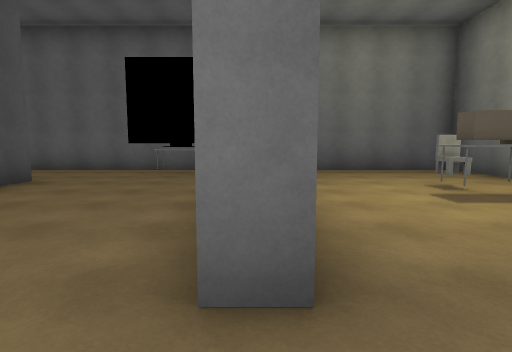
view 1 (above)

24 first-person views from a walk through a scene from a Unity 3-D project. The camera is 1.4 m above the floor, tilts 6° down and sees 80° across. The floor is counted in squares, 2 m on a side. Each view is taken from the middle of a square. On the plan, view 1 faces up. The plan holds only what a view shows up to about 10 squares ahead; the rest is blank. The place goes on beyond the plan. The player is left out. Some surface patterns are stand-ins.

view 2
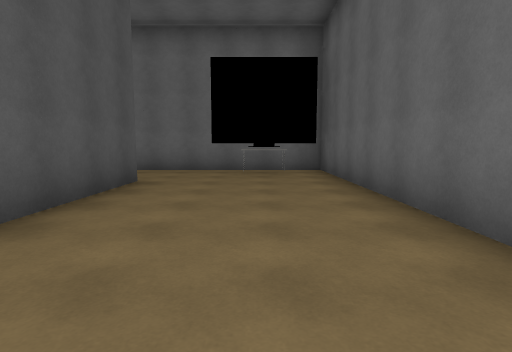

view 3
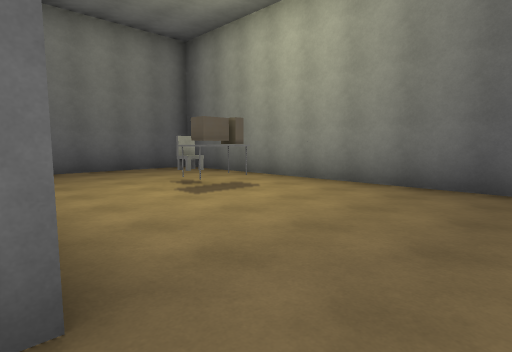

view 4
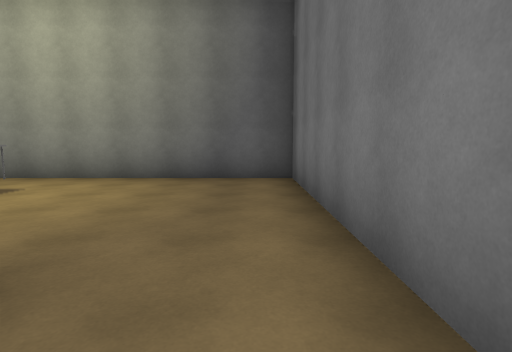

view 5
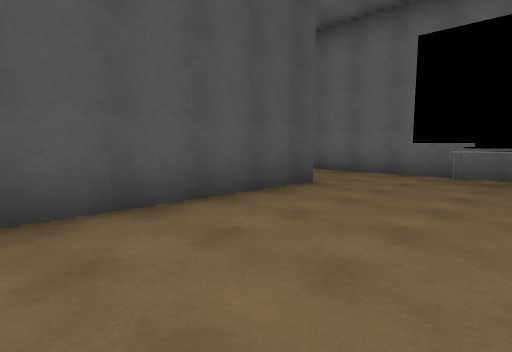

view 6
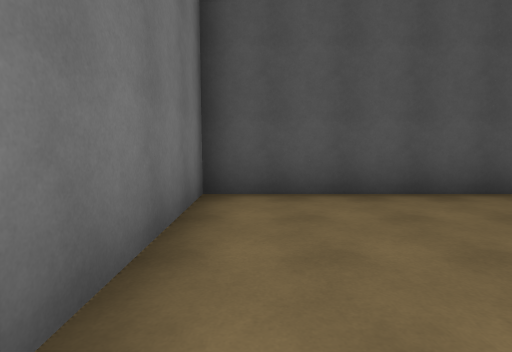

view 7
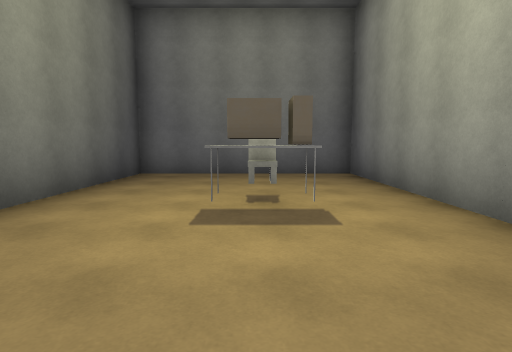

view 8
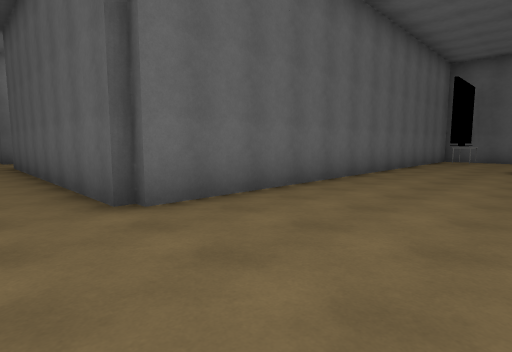

view 9
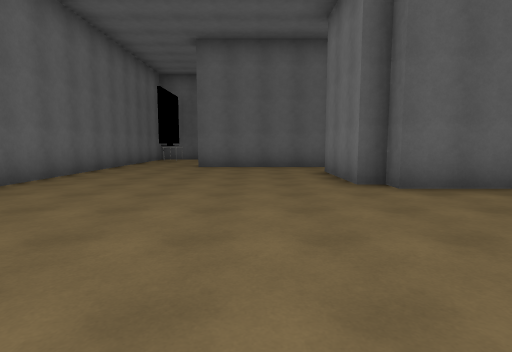

view 10
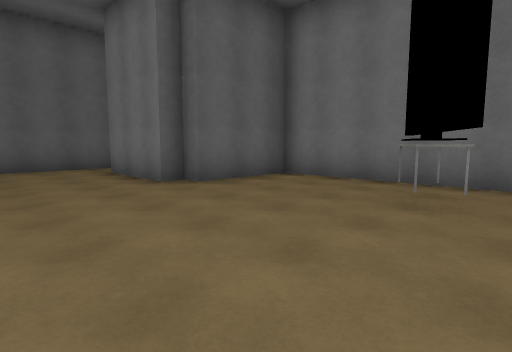

view 11
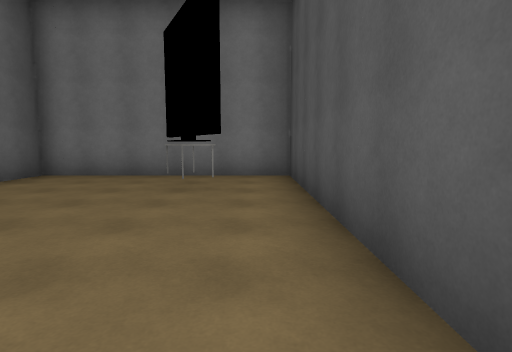

view 12
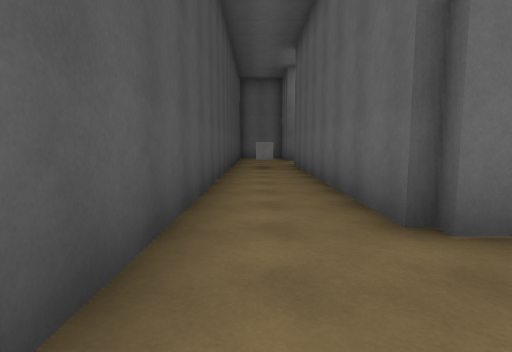

view 13
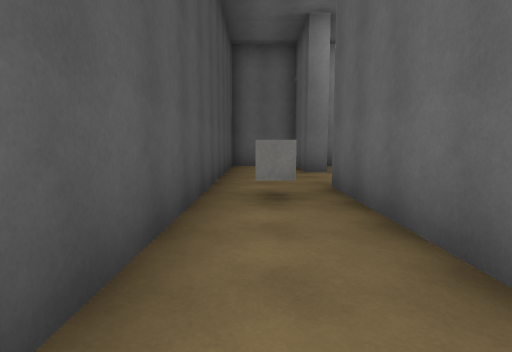

view 14
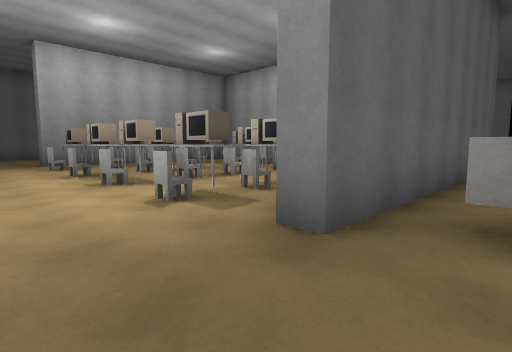

view 15
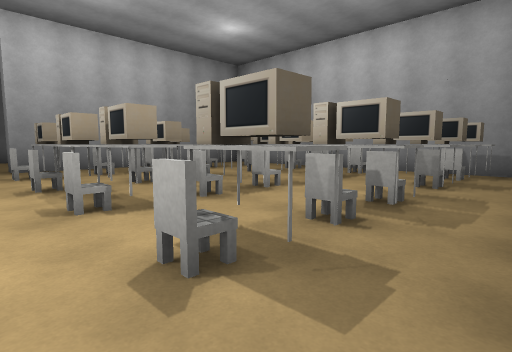

view 16
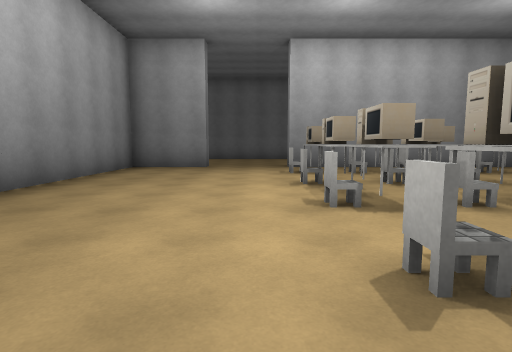

view 17
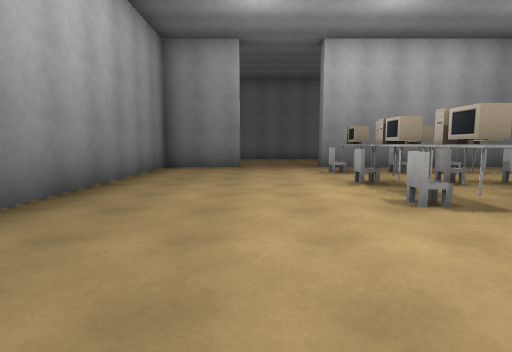

view 18
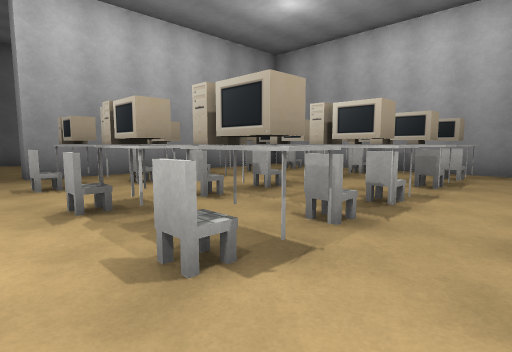

view 19
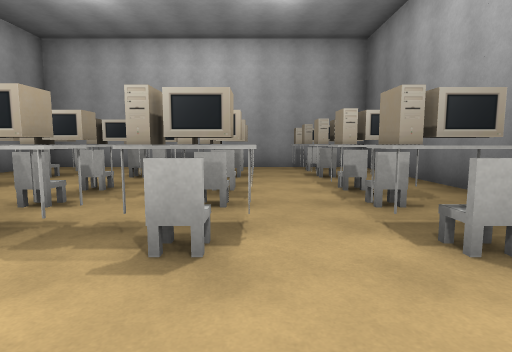

view 20
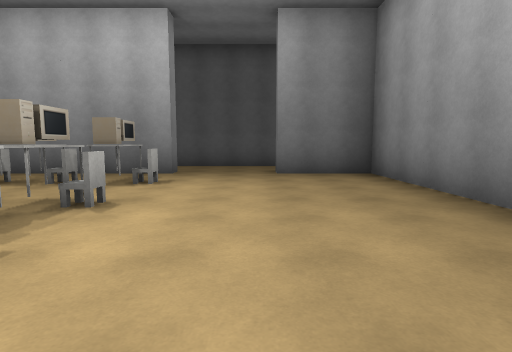

view 21
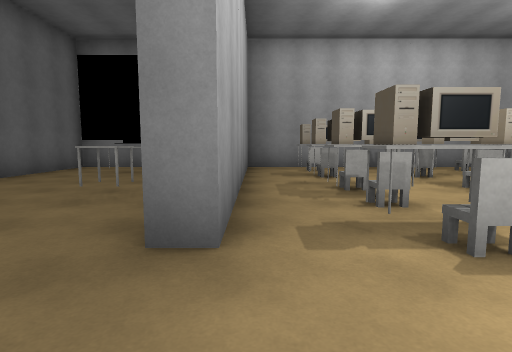

view 22
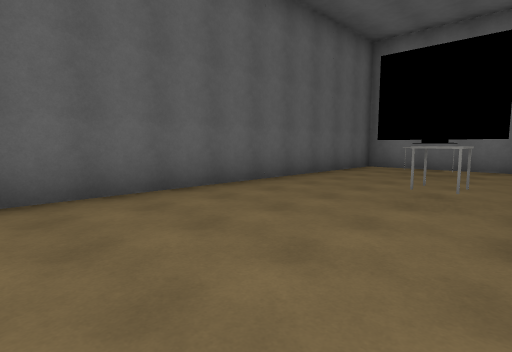

view 23
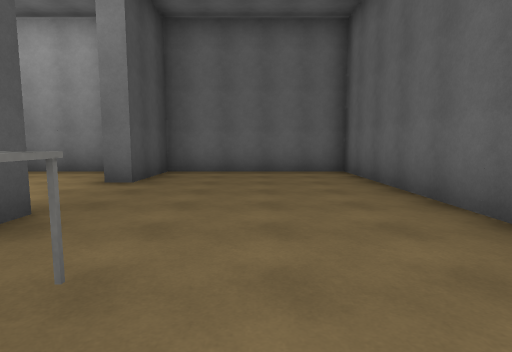

view 24
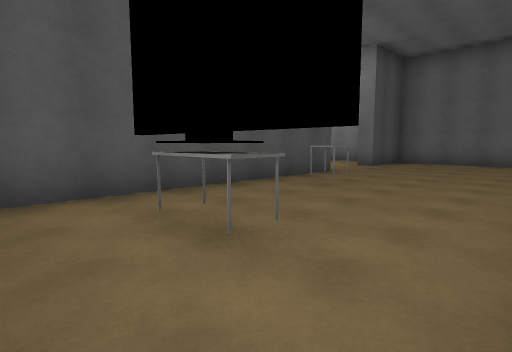

### Floor plan
Ten units are one square. View 1 is at (0, 0); x grows to the right and y downward. Boxes are objects, and circles mark ways between rooms. Rooms are numbered by the first view taken in them; rooms with no view inside come last. Other rooms are left out.
<svg viewBox="-152 -212 210 225">
<path fill="none" stroke="#000" d="M-2 -20 -2 -82 -45 -82M-42 -59 -42 8 5 8M4 -12 -2 -12M5 8 53 8 53 -82 3 -82 3 -41M-147 -52 -147 8 -93 8 -93 -17 -88 -17 -88 -22 -63 -22M-45 -82 -127 -82 -127 -160 -123 -160M-48 -26 -48 -58M-123 -185 -127 -185 -127 -204M-128 -207 -147 -207 -147 -68M-123 -160 -123 -87 -28 -87 -28 -160 -22 -160M-22 -185 -28 -185 -28 -207 -123 -207 -123 -185M-22 -160 -22 -92M-4 -107 4 -107M22 -104 22 -207 -22 -207 -22 -185M-13 -87 22 -87 22 -104"/>
<rect x="-25" y="-75" width="20" height="10" fill="#bbb"><title>other object</title></rect>
<rect x="25" y="-45" width="10" height="10" fill="#bbb"><title>other object</title></rect>
<rect x="25" y="-55" width="10" height="10" fill="#bbb"><title>chair</title></rect>
<rect x="-145" y="-155" width="10" height="10" fill="#bbb"><title>cube</title></rect>
<rect x="-135" y="-25" width="20" height="30" fill="#bbb"><title>TV</title></rect>
<rect x="-115" y="-95" width="10" height="10" fill="#bbb"><title>other object</title></rect>
<rect x="-115" y="-105" width="20" height="10" fill="#bbb"><title>chair</title></rect>
<rect x="-115" y="-115" width="20" height="10" fill="#bbb"><title>other object</title></rect>
<rect x="-115" y="-125" width="20" height="10" fill="#bbb"><title>chair</title></rect>
<rect x="-115" y="-145" width="20" height="10" fill="#bbb"><title>other object</title></rect>
<rect x="-115" y="-155" width="20" height="10" fill="#bbb"><title>chair</title></rect>
<rect x="-105" y="-135" width="10" height="10" fill="#bbb"><title>chair</title></rect>
<rect x="-105" y="-165" width="10" height="10" fill="#bbb"><title>chair</title></rect>
<rect x="-95" y="-105" width="20" height="10" fill="#bbb"><title>chair</title></rect>
<rect x="-95" y="-115" width="20" height="10" fill="#bbb"><title>other object</title></rect>
<rect x="-95" y="-125" width="20" height="10" fill="#bbb"><title>chair</title></rect>
<rect x="-95" y="-145" width="20" height="10" fill="#bbb"><title>other object</title></rect>
<rect x="-95" y="-155" width="20" height="10" fill="#bbb"><title>chair</title></rect>
<rect x="-85" y="-135" width="10" height="10" fill="#bbb"><title>chair</title></rect>
<rect x="-85" y="-165" width="10" height="10" fill="#bbb"><title>chair</title></rect>
<rect x="-75" y="-105" width="20" height="20" fill="#bbb"><title>other object</title></rect>
<rect x="-75" y="-105" width="10" height="10" fill="#bbb"><title>chair</title></rect>
<rect x="-75" y="-115" width="20" height="10" fill="#bbb"><title>other object</title></rect>
<rect x="-75" y="-125" width="10" height="10" fill="#bbb"><title>chair</title></rect>
<rect x="-75" y="-135" width="10" height="10" fill="#bbb"><title>chair</title></rect>
<rect x="-75" y="-145" width="20" height="10" fill="#bbb"><title>other object</title></rect>
<rect x="-75" y="-155" width="10" height="10" fill="#bbb"><title>chair</title></rect>
<rect x="-75" y="-165" width="10" height="10" fill="#bbb"><title>chair</title></rect>
<rect x="-65" y="-125" width="10" height="10" fill="#bbb"><title>other object</title></rect>
<rect x="-65" y="-155" width="10" height="10" fill="#bbb"><title>other object</title></rect>
<rect x="-55" y="-105" width="10" height="10" fill="#bbb"><title>chair</title></rect>
<rect x="-55" y="-115" width="20" height="10" fill="#bbb"><title>other object</title></rect>
<rect x="-55" y="-125" width="10" height="10" fill="#bbb"><title>chair</title></rect>
<rect x="-55" y="-135" width="10" height="10" fill="#bbb"><title>chair</title></rect>
<rect x="-55" y="-145" width="20" height="10" fill="#bbb"><title>other object</title></rect>
<rect x="-55" y="-155" width="10" height="10" fill="#bbb"><title>chair</title></rect>
<rect x="-55" y="-165" width="10" height="10" fill="#bbb"><title>chair</title></rect>
<rect x="-45" y="-125" width="10" height="10" fill="#bbb"><title>other object</title></rect>
<rect x="-45" y="-165" width="10" height="20" fill="#bbb"><title>other object</title></rect>
<rect x="-15" y="-145" width="10" height="10" fill="#bbb"><title>table</title></rect>
<rect x="-5" y="-115" width="10" height="10" fill="#bbb"><title>other object</title></rect>
<circle cx="0" cy="-5" r="3" fill="#2a7"/>
<circle cx="-40" cy="-65" r="3" fill="#2a7"/>
<circle cx="-120" cy="-175" r="3" fill="#2a7"/>
<circle cx="-20" cy="-175" r="3" fill="#2a7"/>
<circle cx="20" cy="-100" r="3" fill="#2a7"/>
<text x="-20" y="-40">1</text>
<text x="30" y="-40">2</text>
<text x="-110" y="-70">3</text>
<text x="-70" y="-150">4</text>
<text x="0" y="-160">5</text>
<text x="10" y="-90">6</text>
</svg>
Room 1 opens to room 2. Room 1 opens to room 3. Room 3 opens to room 4. Room 4 opens to room 5. Room 5 opens to room 6.

Where each view was taken, in squares from view 1:
view 1: 0 up, 0 right, facing up
view 2: 0 up, 2 left, facing up
view 3: 0 up, 0 right, facing up-right
view 4: 0 up, 1 left, facing right
view 5: 1 up, 1 left, facing up-left
view 6: 0 up, 0 right, facing left
view 7: 1 up, 3 right, facing up
view 8: 5 up, 14 left, facing up-right
view 9: 4 up, 14 left, facing right
view 10: 5 up, 14 left, facing down-right
view 11: 6 up, 14 left, facing down
view 12: 6 up, 14 left, facing up
view 13: 11 up, 14 left, facing up
view 14: 18 up, 14 left, facing down-right
view 15: 17 up, 12 left, facing down-right
view 16: 17 up, 12 left, facing right
view 17: 18 up, 12 left, facing right
view 18: 17 up, 10 left, facing down-right
view 19: 18 up, 9 left, facing down
view 20: 18 up, 5 left, facing left
view 21: 18 up, 3 left, facing down
view 22: 18 up, 2 left, facing down-right
view 23: 13 up, 0 right, facing up
view 24: 9 up, 2 right, facing up-left
